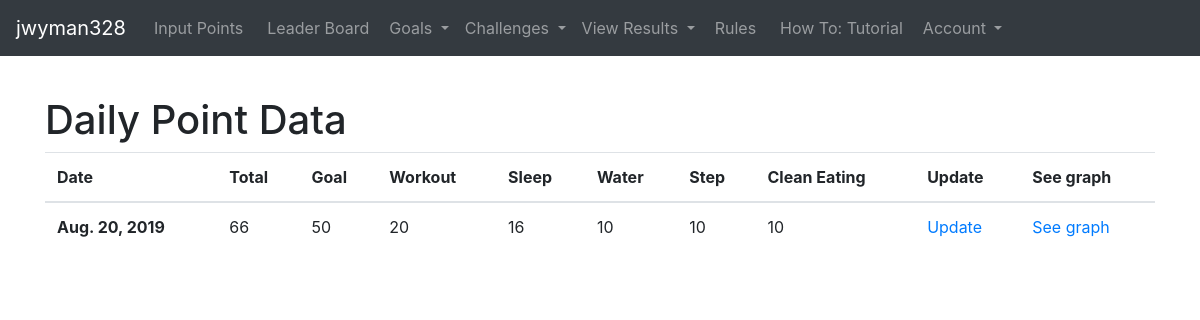
The page /daily_point_date_list (signed in) on the database its author committed.
### users/models.py (models this page shows, shortened)
class My_custom_user(AbstractUser):
    email = models.EmailField()
    total_points = models.PositiveIntegerField(default=0, null=True, blank=True)

### app/models.py (models this page shows, shortened)
class Point_model(models.Model):
    sleep_points = models.PositiveIntegerField(default=0)
    date = models.DateField(default=now, editable=True)
    water_points = models.PositiveIntegerField(default=0)
    workout_points = models.PositiveIntegerField(default=0)
    one_to_one_workout = models.ForeignKey(
        User_point_input_model,on_delete=models.CASCADE ,
        null=True, blank=True  )
    total_points = models.PositiveIntegerField(
        default=0, null=True, blank=True)
    clean_eating_points = models.PositiveIntegerField(default=0)
    step_points = models.PositiveIntegerField(default=0)
    user = models.ForeignKey(
        settings.AUTH_USER_MODEL,
        on_delete=models.CASCADE,
        null=True, blank=True )
    daily_point_goal = models.PositiveIntegerField(
        default=0, null=True, blank=True)
    up_to_date_total_points_accumulated = models.PositiveIntegerField(
        default=0, null=True, blank=True)

### app/views.py (the view)
class Daily_points_date_list(LoginRequiredMixin, ListView):
    template_name = 'daily_points_date_list.html'
    model = Point_model
    def order_date_data(self):
        ordered_user_data = Point_model.objects.filter(user=self.request.user)
        order_date_data = ordered_user_data.order_by('-date')
        return order_date_data
    def unanswered_challenge_invitations(self):
        current_user_obj = self.request.user
        all_invitations_status_objects = current_user_obj.invitation_status_set.filter(status='idle')
        if all_invitations_status_objects:
            messages.add_message(self.request, messages.INFO,
                                """Pending Invitation, to accept or
                                reject go to Challenges -> Pending invitations""")

### templates/daily_points_date_list.html
{% extends 'base.html' %}
{% block content %}
<p style="color:white">{{view.unanswered_challenge_invitations}}</p>
<div class = 'container'>
        <h1> Daily Point Data</h1>
        <table class="table">
                <thead>
                  <tr>
                    <th scope="col">Date</th>
                    <th scope="col">Total </th>
                    <th scope="col">Goal</th>
                    <th scope="col">Workout</th>
                    <th scope="col">Sleep </th>
                    <th scope="col">Water</th>
                    <th scope="col">Step</th>
                    <th scope="col">Clean Eating</th>
                    <th scope="col">Update</th>
                    <th scope="col">See graph</th>
                  </tr>
                </thead>
                <tbody>
                  {% for point_obj in view.order_date_data %}
                  <tr>
                    <th scope="row">{{point_obj.date}}</th>
                    <td>{{point_obj.total_points}}</td>
                    <td>{{point_obj.daily_point_goal}}</td>
                    <td>{{point_obj.workout_points}}</td>
                    <td>{{point_obj.sleep_points}}</td>
                    <td>{{point_obj.water_points}}</td>
                    <td>{{point_obj.step_points}}</td>
                    <td>{{point_obj.clean_eating_points}}</td>
                    <td><a href = "{%url 'update_health_data_input' point_obj.pk %}"> Update</a></td>
                    <td><a href = "{%url 'daily_point_graph' point_obj.pk %}"> See graph</a></td>
                  </tr>
                 {% endfor %}
                </tbody>
        </table>
</div>
{% endblock %}

### templates/base.html (shortened to what this page needs)
<!doctype html>
<html lang="en">
  <head>
    <link rel="stylesheet" href="https://stackpath.bootstrapcdn.com/bootstrap/4.3.1/css/bootstrap.min.css">
  </head>
  <body>
      <nav class="navbar navbar-expand-md navbar-dark bg-dark">
          <a class="navbar-brand" href="#">{{user.username}}</a>
          <div class="collapse navbar-collapse" id="navbarSupportedContent">
              <ul class="navbar-nav mr-auto">
                  <li class="nav-item ">
                      {% if user.is_authenticated %}
                      <a class="nav-link mx-1" href="{% url 'Health_data_input' %}">Input Points</a>
                      {% else %}
                      <a class="nav-link mx-1" href="{% url 'signup' %}">Signup</a>
                      {% endif %}
                  </li>
                  <li class="nav-item ">
                    <a class="nav-link mx-1" href="{%url 'all_time_leaderboard' %}">Leader Board</a>
                </li>
                  <li class="nav-item dropdown">
                      <a class="nav-link dropdown-toggle" href="#" id="navbarDropdown" role="button" data-toggle="dropdown" aria-haspopup="true" aria-expanded="false">
                        Goals
                      </a>
                  </li>
                  <li class="nav-item dropdown">
                    <a class="nav-link dropdown-toggle" href="#" id="navbarDropdown" role="button" data-toggle="dropdown" aria-haspopup="true" aria-expanded="false">
                      Challenges
                    </a>
                </li>
                  <li class="nav-item dropdown">
                    <a class="nav-link dropdown-toggle" href="#" id="navbarDropdown" role="button" data-toggle="dropdown" aria-haspopup="true" aria-expanded="false">
                      View Results
                    </a>
                </li>
                <li class="nav-item ">
                    <a class="nav-link mx-1" href="{% url 'rules' %}">Rules</a>
                </li>
                <li class="nav-item ">
                    <a class="nav-link mx-1" href="{% url 'how_to' %}"> How To: Tutorial</a>
                </li>
                {% if user.is_authenticated %}
                <li class="nav-item dropdown">
                    <a class="nav-link dropdown-toggle" href="#" id="navbarDropdown" role="button" data-toggle="dropdown" aria-haspopup="true" aria-expanded="false">
                      Account
                    </a>
                </li>
                {% endif %}
              </ul>
          </div>
  </nav>
    {% block content %}
    {% endblock %}
  </body>
</html>

### rows shown on the page
My_custom_user: username "jwyman328"
Point_model: date "Aug. 20, 2019", total_points "66", daily_point_goal "50", workout_points "20", sleep_points "16", water_points "10", step_points "10", clean_eating_points "10"
